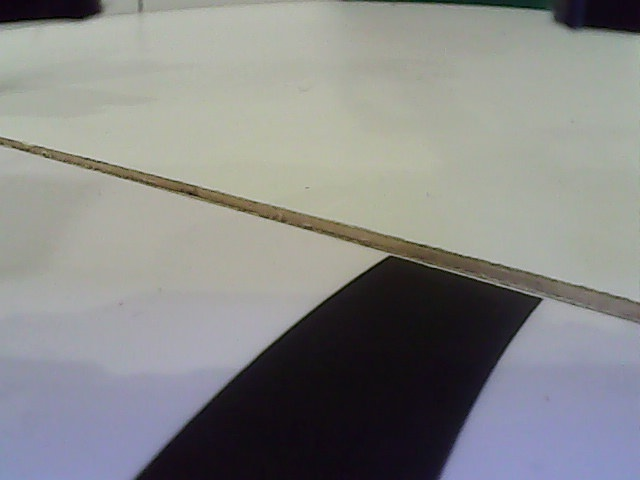
#> input picture bawty/hsvcalibimagecurvelinegap.jpg, 640 x 480 px, given in place of the camera
$ python houghcalib.py
#> lines starting #> are read from the running program, lines starting #| are printed output that depends on the picture; after the words box and inside, x2 and y2 are one past the last pixel; in counts of white or black regions, pixels touching at a corner belong together
### calibration_pi/MultiThread.py
import cv2
from threading import Thread

class WebcamStream:

    def __init__(self, stream_id = 0):
#> called with stream_id = 2
        self.stream_id = stream_id
        print(self.stream_id)
        self.vcap = cv2.VideoCapture(self.stream_id)
        self.vcap.set(cv2.CAP_PROP_FRAME_WIDTH, 640)
        self.vcap.set(cv2.CAP_PROP_FRAME_HEIGHT, 480)
        self.vcap.set(cv2.CAP_PROP_FOURCC, cv2.VideoWriter_fourcc('M', 'J', 'P', 'G'))
        # assert self.vcap.isOpened()

        if self.vcap.isOpened() is False:
            print('[Exiting]: Error accessing webcam stream. (MultiThread)')
            exit(0)

        #print fps
        # fps_input_stream = int(self.vcap.get(5))
        # print('FPS of input stream:', fps_input_stream)

        #reading a single frame from vcap stream for initialisation
        self.grabbed, self.frame = self.vcap.read()
#> self.frame is the input picture: shape (480, 640, 3); mean B, G, R 135.4, 136.4, 135.6
        if self.grabbed is False:
            print('[Exiting]: No more frames to read. (MultiThread)')
            exit(0)
        #self.stopped is initialised to False
        self.stopped = True
        #thread instantiation
        self.t = Thread(target=self.update, args=())
        self.t.daemon = True #daemon threads run in the background

    def start(self):
        self.stopped = False
        self.t.start()

    def update(self):
        while True:
            if self.stopped is True:
                break
            self.grabbed, self.frame = self.vcap.read()
            if self.grabbed is False:
                print('[Exiting]: No more frames to read. (MultiThread)')
                self.stopped = True
                break
        self.vcap.release()

    def read(self):
        return self.frame

    def stop(self):
        self.stopped = True

### calibration_pi/houghcalib.py
import cv2
from MultiThread import WebcamStream
import numpy as np

evac_stream = WebcamStream(stream_id=2)
evac_stream.start()
evac_org = evac_stream.read()
width, height_org = evac_org.shape[1], evac_org.shape[0]
#> width = 640; height_org = 480

crop_h = 100

height = height_org - crop_h
#> height = 380
u_black = 55

u_sat_thresh = np.array([0, 0, 0], np.uint8)
l_sat_thresh = np.array([180, 255, 255], np.uint8)

balls = []

# [6 lines of commented-out code are left out]

dp = 3
min_dist = 67
param1 = 128
param2 = 62
min_radius = 65
max_radius = 88

def callback(val):
    global dp, min_dist, param1, param2, min_radius, max_radius
    # dp = int(cv2.getTrackbarPos('dp', 'controls'))/10
    min_dist = int(cv2.getTrackbarPos('min_dist', 'controls'))
    param1 = int(cv2.getTrackbarPos('param1', 'controls'))
    param2 = int(cv2.getTrackbarPos('param2', 'controls'))
    min_radius = int(cv2.getTrackbarPos('min_radius', 'controls'))
    max_radius = int(cv2.getTrackbarPos('max_radius', 'controls'))

cv2.namedWindow('controls', 2)
cv2.resizeWindow('controls', 550, 10)
# cv2.createTrackbar('dp*10', 'controls', 12, 20, callback)
cv2.createTrackbar('min_dist', 'controls', min_dist, 200, callback)
cv2.createTrackbar('param1', 'controls', param1, 500, callback)
cv2.createTrackbar('param2', 'controls', param2, 180, callback)
cv2.createTrackbar('min_radius', 'controls', min_radius, 255, callback)
cv2.createTrackbar('max_radius', 'controls', max_radius, 255, callback)
#old values 1.2, 70, 200, 27, 40, 100

#* IN LOOP

while True:
    if evac_stream.stopped:
        break

    evac_org = evac_stream.read()

    #print("og shape:", evac_org.shape[1], evac_org.shape[0])
    evac_hsv = cv2.cvtColor(evac_org, cv2.COLOR_BGR2HSV)
#> evac_hsv: shape (480, 640, 3); mean H, S, V 70.9, 36.2, 143.4
    evac_gray = cv2.cvtColor(evac_org, cv2.COLOR_BGR2GRAY)
    # cv2.imshow("gray frame", evac_gray)
    evac_max = np.amax(evac_org, axis=2) #to get max "intensity/saturation" of every pixel (RGB)

    # evac_sat = evac_hsv[:, :, 1]

    evac_sat_mask = cv2.inRange(evac_hsv, u_sat_thresh, l_sat_thresh)
#> evac_sat_mask: shape (480, 640); every value is 255
    evac_gray = cv2.bitwise_and(evac_gray, evac_gray, mask=evac_sat_mask)
    evac_max = cv2.bitwise_and(evac_max, evac_max, mask=evac_sat_mask)

    evac_gray = evac_gray[:height, :]
#> evac_gray: shape (380, 640)
    circles = cv2.HoughCircles(evac_gray, cv2.HOUGH_GRADIENT, dp, min_dist, param1 = param1 , param2=param2, minRadius= min_radius, maxRadius=max_radius)
#> circles = [[424.5, 331.5, 83], [586.5, 376.5, 86.3], [121.5, 94.5, 79.7], [70.5, 232.5, 76.4]]
    edge_gray = cv2.Canny(evac_gray, int(param1/2), param1)
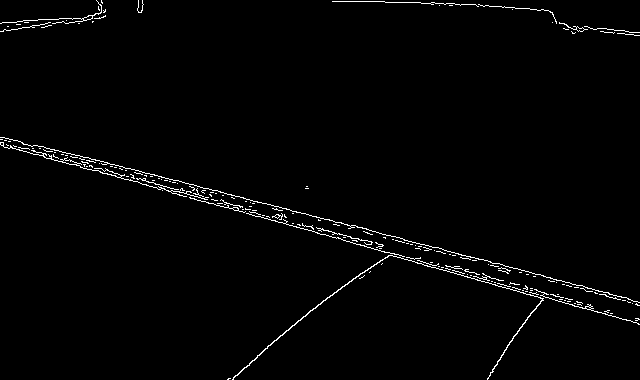
#> edge_gray: shape (380, 640); 1.6% white in thin lines or dots
    if circles is not None:
        for x, y, r in circles[0]:
            mask = np.zeros(evac_org.shape[:2], dtype=np.uint8)
            mask = cv2.circle(mask, (int(x),int(y)), int(r), 255, -1)
            balls.append({
                    "x": x,
                    "y": y,
                    "r": r,
                })
#> this loop made 4 passes
#> pass 1, `mask = cv2.circle(mask, (int(x),int(y)), int(r), 255, -1)`:
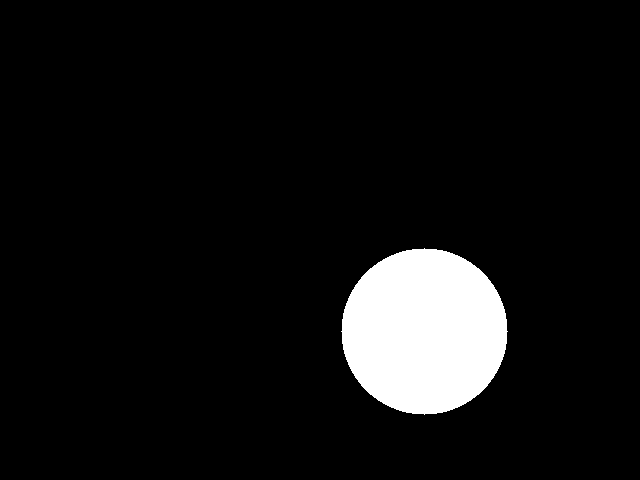
#> mask: shape (480, 640); 7% white; 1 white region, box (x1, y1, x2, y2) and area: (341, 248, 508, 415) 21629
#> after the loop, balls = 4 items

        # print(balls)

        circles = np.uint16(np.around(circles))
#> circles = [[424, 332, 83], [586, 376, 86], [122, 94, 80], [70, 232, 76]]
        for i in circles[0,:]:
            # draw the outer circle
            cv2.circle(evac_gray,(i[0],i[1]),i[2],(0,255,0),2)
            # draw the center of the circle
            cv2.circle(evac_gray,(i [0],i[1]),2,(0,0,255),3)
#> this loop made 4 passes
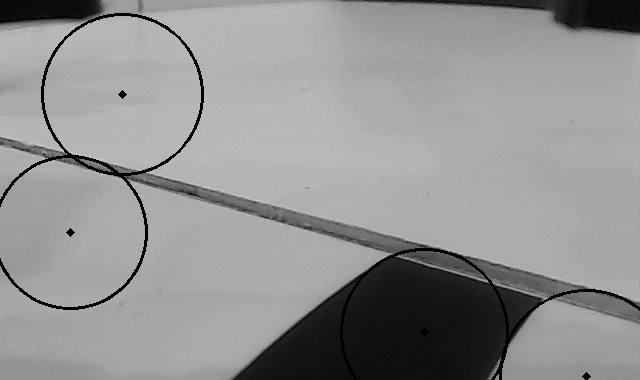
#> evac_gray: shape (380, 640); min 0, max 208, mean 146

    evac_max = evac_max[:height, :]
#> evac_max: shape (380, 640)

    #^ DOM: To finetune the detection of circles(reduce false positives), can consider changing the following params:
    #^ (I still have no idea what dp does btw) it changes the resolution of the 3d space for the accumulator
    #^ 1. min and max radius
    #^ 2. param1, which controls the sensitivity of the edge detection (gradient value); a higher value will reduce no. of circles detected
    #^ 3. param2, which controls the threshold for circle detection; a larger value will reduce no. of circles detected
    #^ Prev values were param1 = 200, param2 = 27
    #~ Detection of circles
    circles = cv2.HoughCircles(evac_max, cv2.HOUGH_GRADIENT, dp, min_dist, param1 = param1 , param2=param2, minRadius= min_radius, maxRadius=max_radius)
#> circles = [[424.5, 331.5, 83], [220.5, 274.5, 86.3], [586.5, 376.5, 86.3], [64.5, 85.5, 73.1], [490.5, 349.5, 86.3]]
    balls = []
    edge_max = cv2.Canny(evac_max, int(param1/2), param1)
#> edge_max: shape (380, 640); 1.6% white in thin lines or dots
    if circles is not None:
        for x, y, r in circles[0]:
            mask_max = np.zeros(evac_max.shape[:2], dtype=np.uint8)
            mask_max = cv2.circle(mask_max, (int(x),int(y)), int(r), 255, -1)
            balls.append({
                    "x": x,
                    "y": y,
                    "r": r,
                })
#> this loop made 5 passes
#> pass 1, `mask_max = cv2.circle(mask_max, (int(x),int(y)), int(r), 255, -1)`:
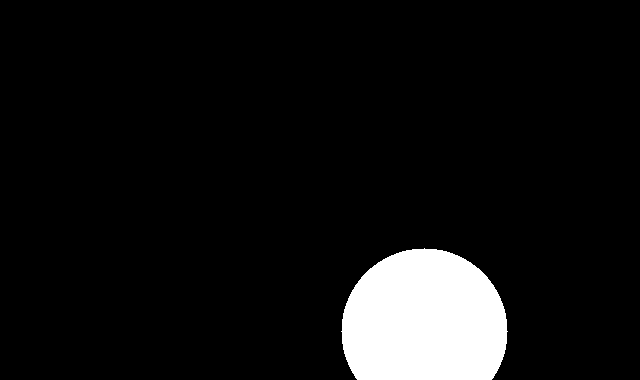
#> mask_max: shape (380, 640); 7.6% white; 1 white region, box (x1, y1, x2, y2) and area: (341, 248, 508, 380) 18376
#> after the loop, balls = 5 items

        # print(balls)

        circles = np.uint16(np.around(circles))
#> circles = [[424, 332, 83], [220, 274, 86], [586, 376, 86], [64, 86, 73], [490, 350, 86]]
        for i in circles[0,:]:
            # draw the outer circle
            cv2.circle(evac_max,(i[0],i[1]),i[2],(0,255,0),2)
            # draw the center of the circle
            cv2.circle(evac_max,(i [0],i[1]),2,(0,0,255),3)
#> this loop made 5 passes
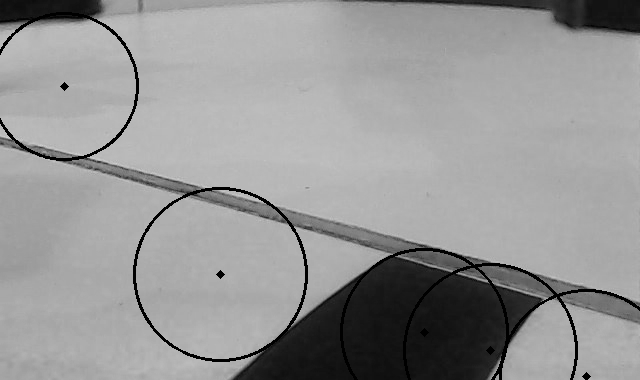
#> evac_max: shape (380, 640); min 0, max 209, mean 149.5

    # cv2.imshow('detected circles',evac_gray)

    combined = np.hstack((evac_gray, evac_max))
    combinedDown = cv2.pyrDown(combined)
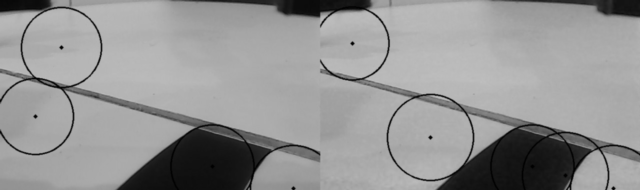
#> combinedDown: shape (190, 640); min 0, max 190, mean 147.8
    combined_edge = np.hstack((edge_gray, edge_max))
#> combined_edge: shape (380, 1280); 1.6% white in thin lines or dots
    combinedDown_edge = cv2.pyrDown(combined_edge)
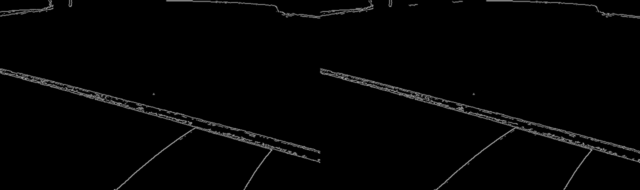
#> combinedDown_edge: shape (190, 640); min 0, max 149, mean 4.2
    cv2.imshow("both", combinedDown)
    cv2.imshow("edges", combinedDown_edge)

    key = cv2.waitKey(1)
#> (key q is pressed here)
    if key == ord('q'):
        break

evac_stream.stop()
cv2.destroyAllWindows()
